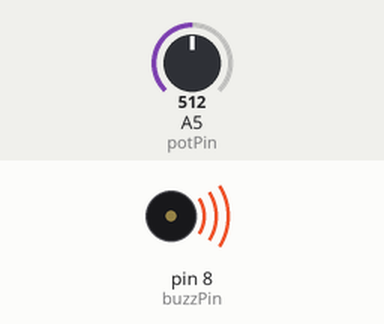
This sketch was run on a simulated Arduino Uno, built with avr-gcc and run on an emulated ATmega328P. On the bench: buzzer (waves = sounding). The test bench sets the inputs (shaded band); at power-on: A5 (potPin) = 512.

Above: at 0.1 s.
Timing chart, 0 to 1.6 s (numbered marks = the images above):
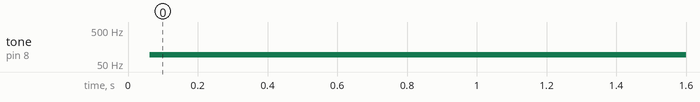

Measured:
- by itself, tone on pin 8 (buzzPin): silent → 94 Hz at 0.06 s

The sketch:

24-Understanding-Passive-Buzzers.ino
```cpp
int potPin = A5;
float potVal;
float buzzVal;
int buzzPin = 8;
int buzzTime1 = 1;
int buzzTime2 = 1;
int delayTime = 100;

void setup() {
  // put your setup code here, to run once:
  pinMode(potPin, INPUT);
  pinMode(buzzPin, OUTPUT);
}

void loop() {
  // put your main code here, to run repeatedly:
  potVal = analogRead(potPin);
  buzzVal = (9940.0/1023.0) * potVal + 60;
  Serial.println(buzzVal);
  digitalWrite(buzzPin, HIGH);
  delayMicroseconds(buzzVal);
  digitalWrite(buzzPin, LOW);
  delayMicroseconds(buzzVal);
}

/*
0    - 60
1023 - 10,000
(10,000 - 60) / (1023 - 0)
9940 / 1023
9.716 (slope)
*** Use slope formula then point-slope formula
tone = 9.716 * potVal + 60
*/
```
